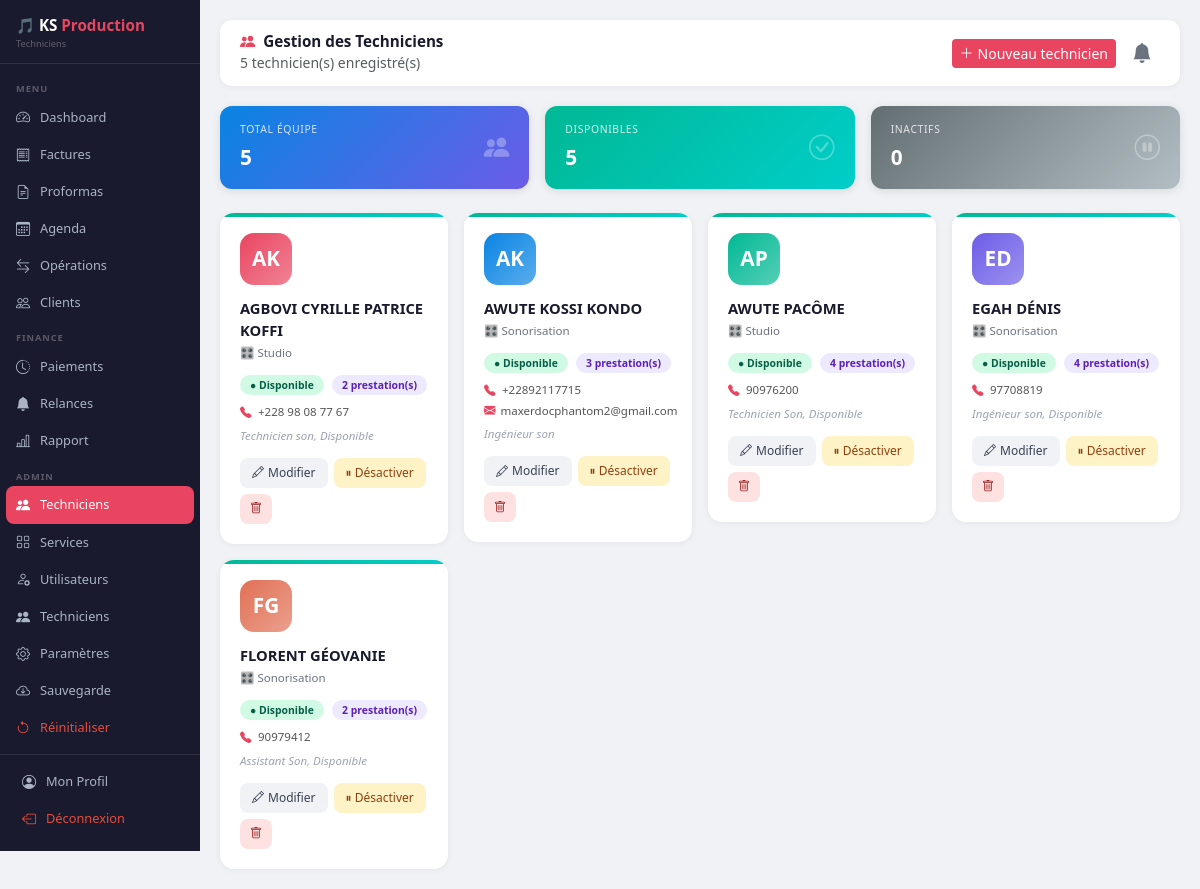
The page /techniciens (signed in) on the database its author committed.
### database.py (models this page shows)
class Technicien(db.Model):
    __tablename__ = 'technicien'
    id          = db.Column(db.Integer, primary_key=True)
    nom         = db.Column(db.String(150), nullable=False)
    telephone   = db.Column(db.String(30),  nullable=True)
    email       = db.Column(db.String(150), nullable=True)
    specialite  = db.Column(db.String(100), nullable=True)  # Sonorisation, Studio, Régie...
    statut      = db.Column(db.String(30),  default='Disponible')  # Disponible, Inactif
    notes       = db.Column(db.Text,        nullable=True)
    date_ajout  = db.Column(db.DateTime,    default=datetime.utcnow)

### app.py (the view)
@app.route('/techniciens')
def liste_techniciens():
    if 'username' not in session:
        return redirect(url_for('login'))
    if session['role'] not in ['Administrateur', 'Caissier']:
        flash('Accès refusé.', 'danger')
        return redirect(url_for('dashboard'))
    techniciens = Technicien.query.order_by(Technicien.nom).all()
    for t in techniciens:
        t.nb_prestations = EvenementTechnicien.query.filter_by(technicien_id=t.id).count()
    return render_template('techniciens.html',
        username     = session['username'],
        role         = session['role'],
        techniciens  = techniciens,
        nb_total     = len(techniciens),
        nb_dispos    = sum(1 for t in techniciens if t.statut == 'Disponible'),
        nb_inactifs  = sum(1 for t in techniciens if t.statut == 'Inactif'),
    )

### templates/techniciens.html (shortened to what this page needs)
<!DOCTYPE html>
<html lang="fr">
<head>
    <link href="https://cdn.jsdelivr.net/npm/bootstrap@5.3.0/dist/css/bootstrap.min.css" rel="stylesheet">
    <link href="https://cdn.jsdelivr.net/npm/bootstrap-icons@1.10.5/font/bootstrap-icons.css" rel="stylesheet">
</head>
<body>
<div class="sidebar">
    <div class="brand">🎵 KS <span>Production</span><small>Techniciens</small></div>
    <nav>
        <div class="nav-section">Menu</div>
        <a href="/dashboard"    class="nav-link"><i class="bi bi-speedometer2"></i> Dashboard</a>
        <a href="/factures"     class="nav-link"><i class="bi bi-receipt"></i> Factures</a>
        <a href="/proformas"    class="nav-link"><i class="bi bi-file-earmark-text"></i> Proformas</a>
        <a href="/agenda"       class="nav-link"><i class="bi bi-calendar3"></i> Agenda</a>
        <a href="/operations"   class="nav-link"><i class="bi bi-arrow-left-right"></i> Opérations</a>
        <a href="/clients"      class="nav-link"><i class="bi bi-people"></i> Clients</a>
        <div class="nav-section">Finance</div>
        <a href="/paiements"    class="nav-link"><i class="bi bi-clock-history"></i> Paiements</a>
        <a href="/relances" class="nav-link"><i class="bi bi-bell-fill"></i> Relances</a>
        <a href="/rapport"      class="nav-link"><i class="bi bi-bar-chart-line"></i> Rapport</a>
        {% if role == 'Administrateur' %}
        <div class="nav-section">Admin</div>
        <a href="/techniciens"   class="nav-link active"><i class="bi bi-people-fill"></i> Techniciens</a>
        <a href="/services"      class="nav-link"><i class="bi bi-grid"></i> Services</a>
        <a href="/utilisateurs"  class="nav-link"><i class="bi bi-person-gear"></i> Utilisateurs</a>
        <a href="/techniciens" class="nav-link"><i class="bi bi-people-fill"></i> Techniciens</a>
        <a href="/parametres"    class="nav-link"><i class="bi bi-gear"></i> Paramètres</a>
        <a href="/sauvegarde"    class="nav-link"><i class="bi bi-cloud-arrow-down"></i> Sauvegarde</a>
        <a href="/reinitialiser" class="nav-link" style="color:#e74c3c;"><i class="bi bi-arrow-counterclockwise"></i> Réinitialiser</a>
        {% endif %}
    </nav>
    <div class="sidebar-footer">
        <a href="/profil" class="nav-link"><i class="bi bi-person-circle"></i> Mon Profil</a>
        <a href="/logout" class="nav-link" style="color:#e74c3c;"><i class="bi bi-box-arrow-left"></i> Déconnexion</a>
    </div>
</div>
<div class="main-content">
    <div class="topbar">
        <div>
            <h5><i class="bi bi-people-fill me-2" style="color:var(--ks-accent);"></i>Gestion des Techniciens</h5>
            <small class="text-muted">{{ nb_total }} technicien(s) enregistré(s)</small>
        </div>
        <div class="d-flex align-items-center gap-2">
            {% if role == 'Administrateur' %}
            <button class="btn btn-sm btn-ks" data-bs-toggle="modal" data-bs-target="#modalNouveauTech">
                <i class="bi bi-plus-lg me-1"></i>Nouveau technicien
            </button>
            {% endif %}
            <div class="position-relative">
                <button id="btnCloche" onclick="toggleAlertes()"
                        style="background:none; border:none; cursor:pointer; position:relative; padding:4px 8px;">
                    <i class="bi bi-bell-fill" style="font-size:1.25rem; color:#6b7280;" id="iconeCloche"></i>
                </button>
            </div>
        </div>
    </div>
    <div class="row g-3 mb-4">
        <div class="col-md-4">
            <div class="stat-card" style="background:linear-gradient(135deg,#0984e3,#6c5ce7);">
                <div><div class="lbl">Total équipe</div><div class="val">{{ nb_total }}</div></div>
                <i class="bi bi-people-fill ico"></i>
            </div>
        </div>
        <div class="col-md-4">
            <div class="stat-card" style="background:linear-gradient(135deg,#00b894,#00cec9);">
                <div><div class="lbl">Disponibles</div><div class="val">{{ nb_dispos }}</div></div>
                <i class="bi bi-check-circle ico"></i>
            </div>
        </div>
        <div class="col-md-4">
            <div class="stat-card" style="background:linear-gradient(135deg,#636e72,#b2bec3);">
                <div><div class="lbl">Inactifs</div><div class="val">{{ nb_inactifs }}</div></div>
                <i class="bi bi-pause-circle ico"></i>
            </div>
        </div>
    </div>
    <div class="row g-3">
        {% for t in techniciens %}
        {% set colors = ['#e94560','#0984e3','#00b894','#6c5ce7','#e17055','#fdcb6e','#00cec9','#a29bfe'] %}
        {% set color = colors[loop.index0 % colors|length] %}
        <div class="col-md-4 col-lg-3">
            <div class="tech-card">
                <div class="stripe {% if t.statut == 'Disponible' %}stripe-dispo{% else %}stripe-inactif{% endif %}"></div>
                <div class="tech-avatar" style="background:linear-gradient(135deg, {{ color }}, {{ color }}aa);">
                    {{ t.nom[0] }}{% if t.nom.split()|length > 1 %}{{ t.nom.split()[-1][0] }}{% endif %}
                </div>
                <div class="tech-nom">{{ t.nom }}</div>
                <div class="tech-spec">🎛️ {{ t.specialite or 'Technicien' }}</div>
                <div class="mb-2">
                    {% if t.statut == 'Disponible' %}
                    <span class="badge-dispo">● Disponible</span>
                    {% else %}
                    <span class="badge-inactif">● Inactif</span>
                    {% endif %}
                    {% if t.nb_prestations > 0 %}
                    <span class="badge-presta ms-1">{{ t.nb_prestations }} prestation(s)</span>
                    {% endif %}
                </div>
                {% if t.telephone %}
                <div class="tech-info"><i class="bi bi-telephone-fill"></i> {{ t.telephone }}</div>
                {% endif %}
                {% if t.email %}
                <div class="tech-info"><i class="bi bi-envelope-fill"></i> {{ t.email }}</div>
                {% endif %}
                {% if t.notes %}
                <div class="tech-info" style="margin-top:6px; font-style:italic; color:#9ca3af;">{{ t.notes[:60] }}{% if t.notes|length > 60 %}...{% endif %}</div>
                {% endif %}
                {% if role == 'Administrateur' %}
                <div class="tech-actions">
                    <button class="btn-edit" data-bs-toggle="modal" data-bs-target="#modalEditTech"
                            onclick="remplirEdit({{ t.id }}, '{{ t.nom }}', '{{ t.telephone or '' }}', '{{ t.email or '' }}', '{{ t.specialite or '' }}', '{{ t.statut }}', '{{ t.notes or '' }}')">
                        <i class="bi bi-pencil"></i> Modifier
                    </button>
                    <form method="POST" action="/techniciens/toggle/{{ t.id }}" style="display:inline;">
                        <button type="submit" class="{% if t.statut == 'Disponible' %}btn-toggle-on{% else %}btn-toggle-off{% endif %}">
                            {% if t.statut == 'Disponible' %}⏸ Désactiver{% else %}▶ Activer{% endif %}
                        </button>
                    </form>
                    <form method="POST" action="/techniciens/supprimer/{{ t.id }}" style="display:inline;"
                          onsubmit="return confirm('Supprimer {{ t.nom }} ?')">
                        <button type="submit" class="btn-del"><i class="bi bi-trash"></i></button>
                    </form>
                </div>
                {% endif %}
            </div>
        </div>
        {% endfor %}
    </div>
</div>
</body>
</html>

### templates/techniciens.html (style rules this page uses)
:root { --ks-primary:#1a1a2e; --ks-accent:#e94560; --ks-green:#00b894; }
body { background:#f0f2f5; font-family:'Segoe UI',sans-serif; }
.sidebar { width:200px; min-height:100vh; background:var(--ks-primary); position:fixed; left:0; top:0; z-index:100; display:flex; flex-direction:column; }
.brand { color:#fff; font-size:.95rem; font-weight:700; padding:14px 16px 12px; border-bottom:1px solid rgba(255,255,255,.1); }
.brand span { color:var(--ks-accent); }
.brand small { display:block; font-size:.58rem; color:rgba(255,255,255,.3); font-weight:400; }
.sidebar nav { flex:1; padding:8px 0; }
.nav-section { font-size:.58rem; text-transform:uppercase; letter-spacing:.1em; color:rgba(255,255,255,.28); padding:10px 16px 3px; font-weight:600; }
.nav-link { color:#aab4c4; padding:8px 16px; display:flex; align-items:center; gap:8px; font-size:.8rem; transition:all .2s; }
.nav-link:hover,.nav-link.active { color:#fff; background:var(--ks-accent); border-radius:8px; margin:0 6px; padding:8px 10px; }
.nav-link i { font-size:.88rem; width:16px; }
.sidebar-footer { padding:8px 6px 14px; border-top:1px solid rgba(255,255,255,.1); }
.main-content { margin-left:200px; padding:20px; }
.topbar { background:#fff; border-radius:12px; padding:12px 20px; display:flex; justify-content:space-between; align-items:center; margin-bottom:20px; box-shadow:0 1px 6px rgba(0,0,0,.06); }
.topbar h5 { margin:0; font-weight:700; color:var(--ks-primary); font-size:.95rem; }
.stat-card { border-radius:12px; padding:16px 20px; color:#fff; display:flex; justify-content:space-between; align-items:center; box-shadow:0 2px 10px rgba(0,0,0,.1); }
.stat-card .lbl { font-size:.65rem; opacity:.8; text-transform:uppercase; letter-spacing:.06em; margin-bottom:4px; }
.stat-card .val { font-size:1.3rem; font-weight:800; }
.stat-card .ico { font-size:1.6rem; opacity:.3; }
.tech-card { background:#fff; border-radius:14px; padding:20px; box-shadow:0 1px 6px rgba(0,0,0,.06); transition:transform .2s, box-shadow .2s; position:relative; overflow:hidden; }
.tech-card .stripe { position:absolute; top:0; left:0; right:0; height:4px; }
.stripe-dispo { background:linear-gradient(90deg, #00b894, #00cec9); }
.tech-avatar { width:52px; height:52px; border-radius:14px; display:flex; align-items:center; justify-content:center; font-size:1.3rem; font-weight:800; color:#fff; flex-shrink:0; margin-bottom:12px; }
.tech-nom { font-size:.92rem; font-weight:800; color:var(--ks-primary); margin-bottom:3px; }
.tech-spec { font-size:.72rem; color:#6b7280; margin-bottom:10px; }
.tech-info { font-size:.72rem; color:#555; display:flex; align-items:center; gap:5px; margin-bottom:3px; }
.tech-info i { color:var(--ks-accent); width:13px; }
.badge-dispo { background:#d1fae5; color:#065f46; padding:3px 10px; border-radius:20px; font-size:.65rem; font-weight:700; }
.badge-presta { background:#ede9fe; color:#5b21b6; padding:3px 10px; border-radius:20px; font-size:.65rem; font-weight:600; }
.tech-actions { display:flex; gap:6px; margin-top:14px; flex-wrap:wrap; }
.btn-edit { background:#f0f2f5; color:#374151; border:none; border-radius:8px; padding:6px 12px; font-size:.75rem; cursor:pointer; display:flex; align-items:center; gap:4px; }
.btn-toggle-on { background:#fef3c7; color:#92400e; border:none; border-radius:8px; padding:6px 12px; font-size:.75rem; cursor:pointer; }
.btn-del { background:#fee2e2; color:#991b1b; border:none; border-radius:8px; padding:6px 10px; font-size:.75rem; cursor:pointer; }
.btn-ks { background:var(--ks-accent); border:none; color:#fff; }

### rows shown on the page
Technicien: nom "A", nom "K", nom "AGBOVI CYRILLE PATRICE KOFFI", specialite "Studio", statut "● Disponible", nb_prestations "2", telephone "+228 98 08 77 67", notes "Technicien son, Disponible"
Technicien: nom "A", nom "K", nom "AWUTE KOSSI KONDO", specialite "Sonorisation", statut "● Disponible", nb_prestations "3", telephone "+22892117715", email "maxerdocphantom2@gmail.com", notes "Ingénieur son"
Technicien: nom "A", nom "P", nom "AWUTE PACÔME", specialite "Studio", statut "● Disponible", nb_prestations "4", telephone "90976200", notes "Technicien Son, Disponible"
Technicien: nom "E", nom "D", nom "EGAH DÉNIS", specialite "Sonorisation", statut "● Disponible", nb_prestations "4", telephone "97708819", notes "Ingénieur son, Disponible"
Technicien: nom "F", nom "G", nom "FLORENT GÉOVANIE", specialite "Sonorisation", statut "● Disponible", nb_prestations "2", telephone "90979412", notes "Assistant Son, Disponible"

### other values the page prints
{{ nb_total }} "5"
{{ nb_dispos }} "5"
{{ nb_inactifs }} "0"
